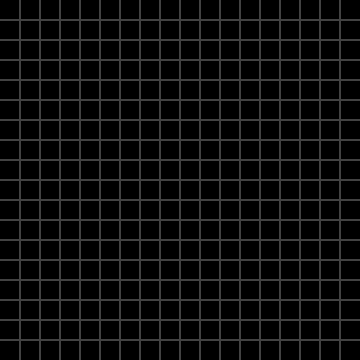
Frame 1 (no input)
Frame 2 (the mouse pressed at the canvas centre, redrawn once): identical to frame 1, image omitted

The p5.js sketch that drew this single still picture (run headless with seeded random() and noise() and a simulated clock; the mouse was pressed at the canvas centre and the sketch redrawn once):

// p5.js sketch
// ── sketch.js

const C_WIDTH  = 360;
const C_HEIGHT = 360;
const G_SIZE   = 20;
const A_SIZE   = 60;

function setup(){
	createCanvas(C_WIDTH, C_HEIGHT);
	angleMode(DEGREES);
	noLoop();
	noSmooth();
}

function draw(){
	background(0);
	drawGrid();
}

function mousePressed(){

	const cX = C_WIDTH / 2;
	const cY = C_HEIGHT / 2 - 120;
	drawArc(cX, cY);
}

function drawArc(cX, cY){
	noStroke();
	strokeWeight(0);
	fill(255);

	circle(cX, cY, 8);// From

	let fX = cX;
	const fY = cY
	const tX = mouseX;
	const tY = mouseY;

	stroke(255);
	strokeWeight(2);
	noFill();
	if(tX-cX < 0){
		arc(cX+A_SIZE/2, cY, A_SIZE, A_SIZE, 180, 360);
		fX += A_SIZE;
	}else{
		arc(cX-A_SIZE/2, cY, A_SIZE, A_SIZE, 180, 360);
		fX -= A_SIZE;
	}
	
	drawSin(fX, fY, tX, tY);
}

function drawSin(fX, fY, tX, tY){
	noStroke();
	strokeWeight(0);
	fill(255);

	circle(fX, fY, 6);// From
	circle(tX, tY, 6);// To

	const oY = tY + (tY - fY) / 2;
	const cR = 270 / (oY - fY);
	const rR = (fX - tX) / 2;

	const sY = (oY - fY) / 3;
	for(let i=sY; i<C_WIDTH; i++){
		const rad = i * Math.PI / 180;
		const x = fX + rR * Math.sin(rad * cR) - rR;
		const y = fY + i - sY;
		circle(x, y, 2);
	}
}

function drawGrid(){
	stroke(66);
	strokeWeight(2);
	noFill();

	const rows = C_HEIGHT / G_SIZE;
	const cols = C_WIDTH / G_SIZE;
	for(let r=1; r<rows; r++){
		const y = Math.floor(r*G_SIZE);
		line(0, y, C_WIDTH, y);
		for(let c=1; c<cols; c++){
			const x = Math.floor(c*G_SIZE);
			line(x, 0, x, C_HEIGHT);
		}
	}
}
